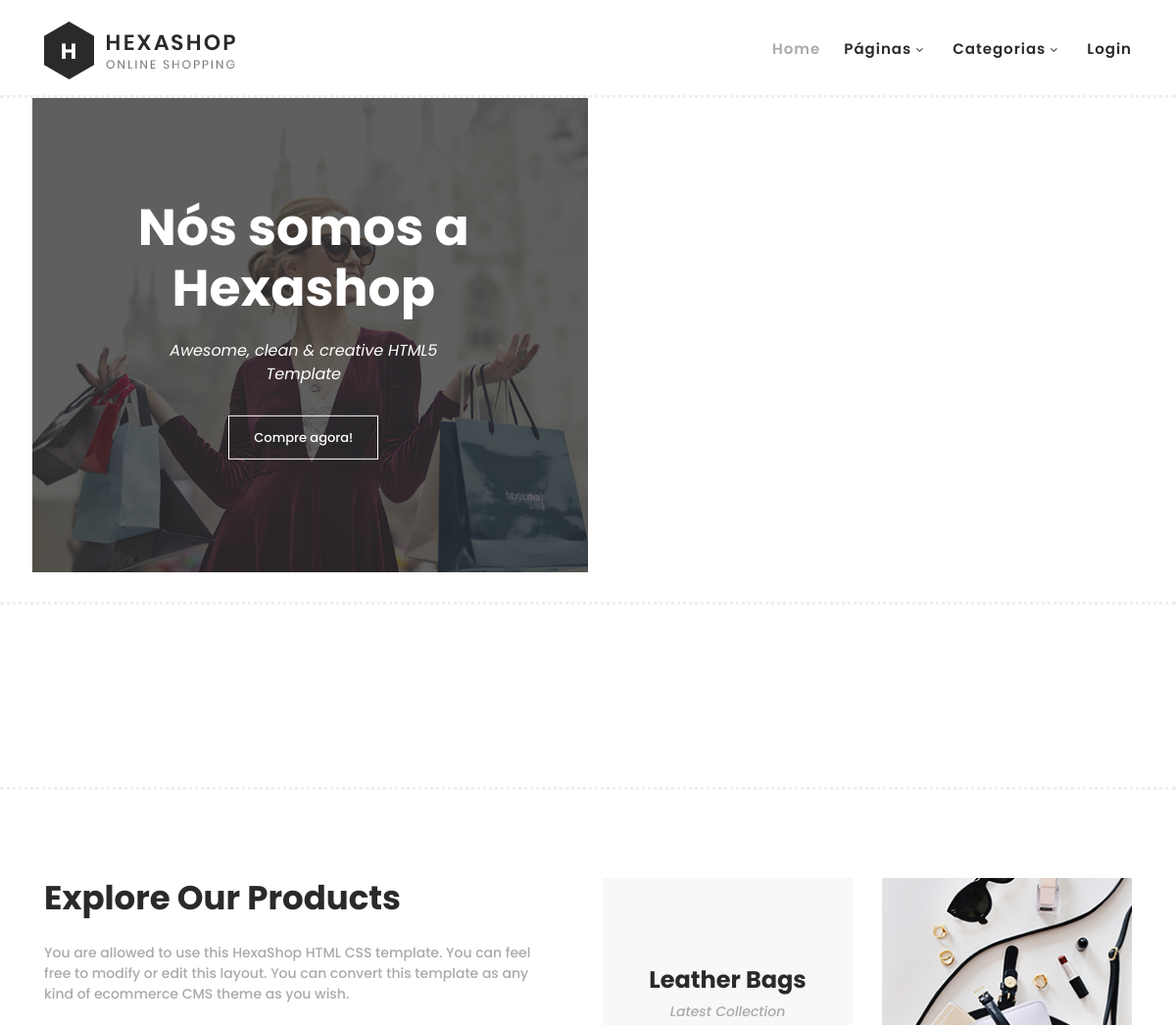
The app's page / (upper part), older data.
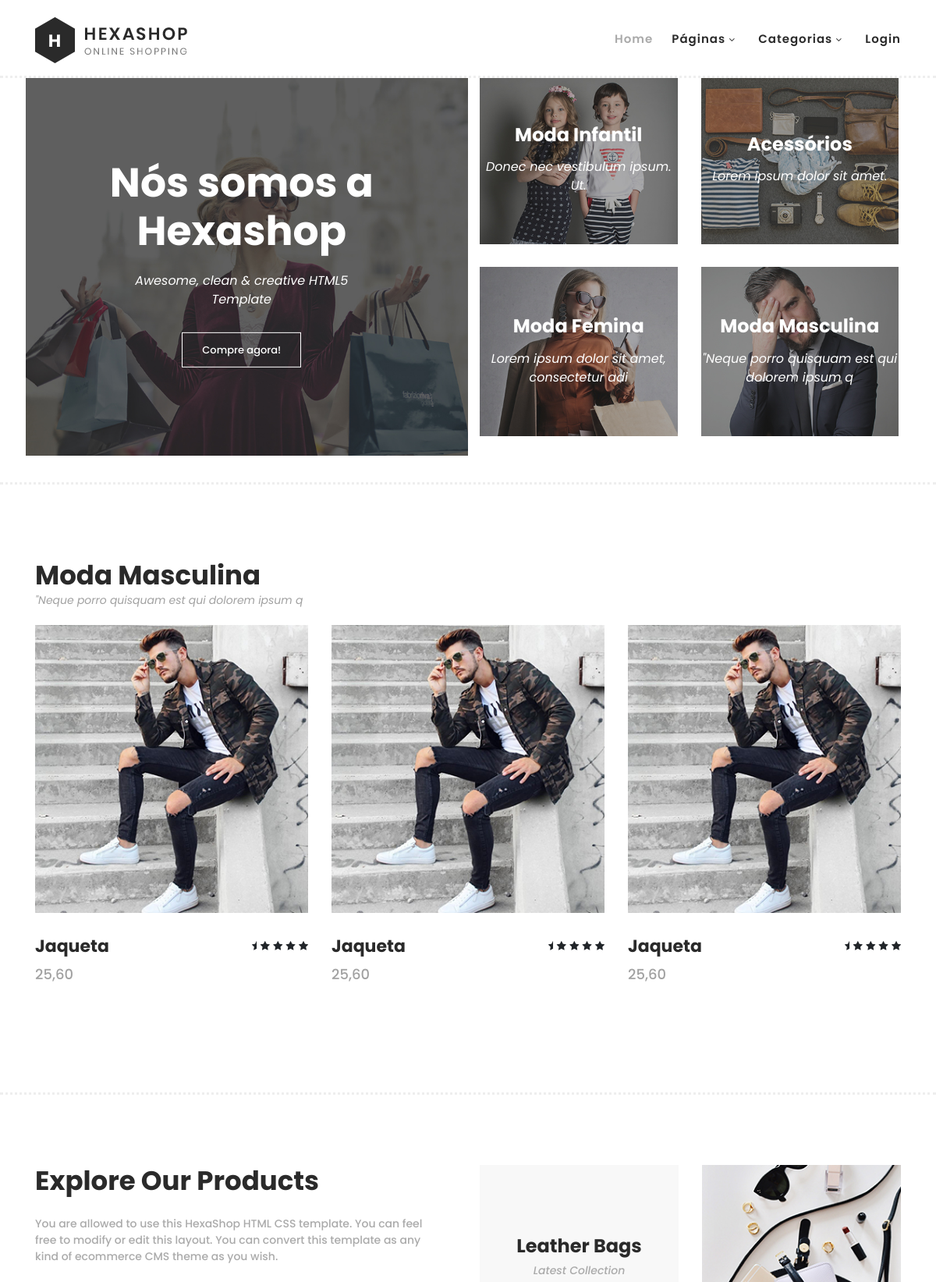
The same page, newer data.
### core/models.py (models this page shows, shortened)
class Category(models.Model):
    category_name = models.CharField(max_length = 30, verbose_name='Categoria')
    category_description = models.CharField(max_length = 60, verbose_name='Descrição')
    category_breve = models.CharField(max_length = 45, blank=True, null=True, verbose_name='Descrição breve')
    category_image = models.ImageField(null=True, verbose_name='Imagem')
    class Meta:
        verbose_name= 'Categoria'
        verbose_name_plural = 'Categorias'
        ordering = ['category_name']

class ProductCategory(models.Model):
    product_id = models.ForeignKey("Product", on_delete=models.CASCADE)
    category_id = models.ForeignKey("Category", on_delete=models.CASCADE)
    class Meta:
        verbose_name= 'Categoria'
        verbose_name_plural = 'Categorias'

class Product(models.Model):
    product_name = models.CharField(max_length = 30, verbose_name='Produto')
    product_description = models.CharField(max_length = 60, verbose_name='Descrição')
    product_price = models.DecimalField(max_digits=7, decimal_places=2, verbose_name='Preço')
    product_status = models.BooleanField(verbose_name='Disponível')
    product_image = models.ImageField(null=True, verbose_name='Imagem')
    product_netweight = models.DecimalField(max_digits=7, decimal_places=2, verbose_name="Peso líquido (em Kg):")
    product_weight = models.DecimalField(max_digits=7, decimal_places=2, verbose_name="Peso bruto (em Kg):")
    product_height = models.DecimalField(max_digits=7, decimal_places=2, verbose_name="Altura (em cm):")
    product_width = models.DecimalField(max_digits=7, decimal_places=2, verbose_name="Largura (em cm):")
    product_length = models.DecimalField(max_digits=7, decimal_places=2, verbose_name="Profundidade (em cm):")
    class Meta:
        verbose_name= 'Produto'
        verbose_name_plural = 'Produtos'
        ordering = ['product_name']

### core/views.py (the view)
# urls.py: path("", views.index_view, name="page/"),
def index_view(request):
    context = dados_nav(request)
    categorias = Category.objects.all()
    lista = []
    aux = []
    for i in categorias:
        aux.append(i)
    if aux:
        if len(aux) < 4:
            num = len(aux)
        else:
            num = 4
        escolhidas = sample(aux,num)
    else:
        escolhidas = []
    for i in categorias:
        categoria = Category.objects.get(pk=i.id)
        produtos_da_categoria = categoria.productcategory_set.all()
        if produtos_da_categoria:
            lista.append((categoria,produtos_da_categoria))
    context.setdefault('lista', lista)
    context.setdefault('escolhidas', escolhidas)
    return render(request, 'index.html', context )

### core/views.py (called while the page is built)
def dados_nav(request):
    categorias = Category.objects.all()
    carrinho = request.session.get('cart', {})
    qtd_prod = len(carrinho)
    context = {'categorias': categorias,
               'qtd_prod': qtd_prod,
               'dados': dados}
    return context

### core/templates/index.html (shortened to what the changed rows need)
{% extends "base.html" %}
{% load static %}
{% block content %}
    <div class="main-banner pt-5 mt-5" id="top">
        <div class="container-fluid px-5">
            <div class="row">
                <div class="col-lg-6">
                    <div class="right-content">
                        <div class="row">
                            {% for escolhida in escolhidas %}
                                <div class="col-lg-6">
                                    <div class="right-first-image">
                                        <div class="thumb">
                                            <div class="inner-content">
                                                <h4>{{ escolhida.category_name|safe }}</h4>
                                                <span>{{ escolhida.category_breve|safe }}</span>
                                            </div>
                                            <img src="{{ escolhida.category_image.url|safe }}">
                                        </div>
                                    </div>
                                </div>
                            {% endfor %}
                        </div>
                    </div>
                </div>
            </div>
        </div>
    </div>
        <section class="section pt-5 mt-5" id="men">
            {% for categoria, produtos_da_categoria in lista %}
            <div class="container">
                <div class="row">
                    <div class="col-lg-6">
                        <div class="section-heading mb-3">
                            <h2>{{ categoria.category_name|safe }}</h2>
                            <span>{{ categoria.category_breve|safe }}</span>
                        </div>
                    </div>
                </div>
                <div class="row pt-1">
                    <div class="col-lg-12">
                        <div class="men-item-carousel">
                            <div class="owl-men-item owl-carousel">
                                {% for produto_categoria in produtos_da_categoria %}
                                    <div class="item pb-5">
                                        <div class="thumb">
                                            <img src="{{ produto_categoria.product_id.product_image.url }}" alt="">
                                        </div>
                                        <div class="down-content">
                                            <h4>{{ produto_categoria.product_id.product_name|safe }}</h4>
                                            <span>{{ produto_categoria.product_id.product_price|floatformat:2|safe }}</span>
                                            <ul class="stars">
                                                <li><i class="fa fa-star-half"></i></li>
                                                <li><i class="fa fa-star"></i></li>
                                                <li><i class="fa fa-star"></i></li>
                                                <li><i class="fa fa-star"></i></li>
                                                <li><i class="fa fa-star"></i></li>
                                            </ul>
                                        </div>
                                    </div>
                                {% endfor %}
                            </div>
                        </div>
                    </div>
                </div>
            </div>
            {% endfor %}
        </section>
    <section class="section" id="explore">
        <div class="container">
            <div class="row">
                <div class="col-lg-6">
                    <div class="left-content">
                        <h2>Explore Our Products</h2>
                    </div>
                </div>
            </div>
        </div>
    </section>
{% endblock content %}

Row changes from the older to the newer data that the page shows:
added Category: category_name "Moda Infantil", category_breve "Donec nec vestibulum ipsum. Ut.", category_image (picture), shown under "Nós somos a Hexashop"
added Category: category_name "Acessórios", category_breve "Lorem ipsum dolor sit amet.", category_image (picture), shown under "Nós somos a Hexashop"
added Category: category_name "Moda Femina", category_breve "Lorem ipsum dolor sit amet, consectetur adi", category_image (picture), shown under "Nós somos a Hexashop"
added Category: category_name "Moda Masculina", category_breve "\"Neque porro quisquam est qui dolorem ipsum q", category_image (picture)
added ProductCategory: product_id.product_image (picture), product_id.product_name "Jaqueta", product_id.product_price "25,60"
